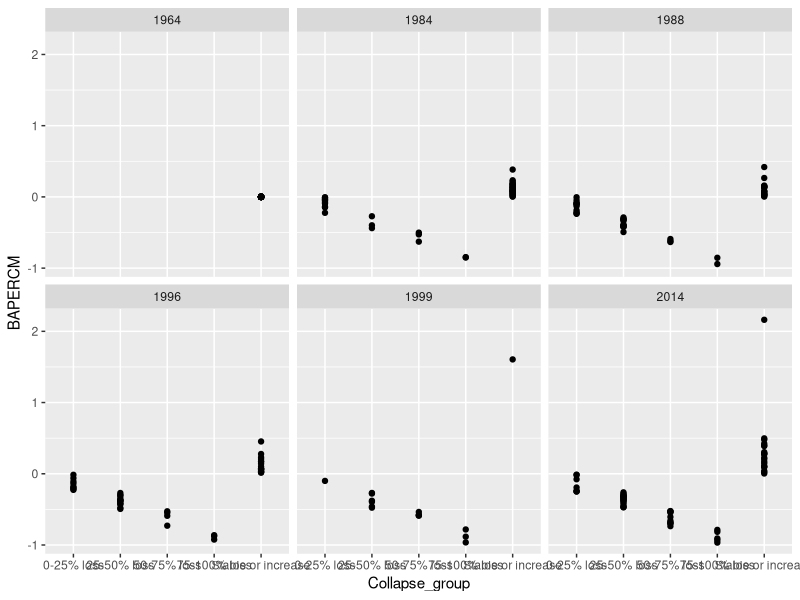
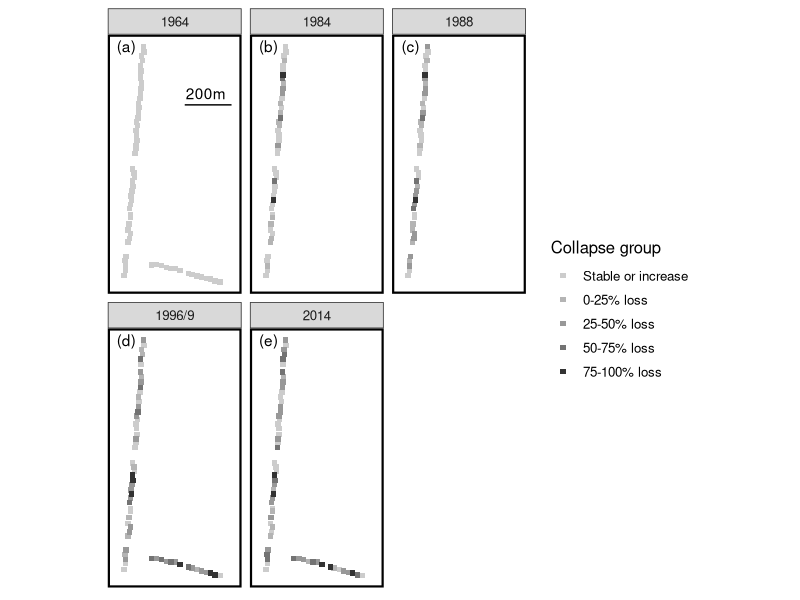

Source code (R) for these figures, in order: (Note: this script raises an error after producing the figures.)
#script to show location of collapsed plots over time

rm(list=ls(all=TRUE))

#open packages neeeded for exploration
library(ggplot2)
library(plyr)
library(reshape2)

#load data
Plots<-read.csv("Data/BA_tree_ab.csv")

head(Plots)

summary(Plots)

#classify plots by the degree to which they have collapsed
#1- stable or increase, 2 - 0-25% decrease, 3 - 25-50% decrease, 
#4 - 50-75% decrease, 5 75-100% decrease
Groups<-data.frame(max=c(-0.75,-0.50,-0.25,0,3),min=c(-1.00,-0.75,-0.50,-0.25,0),group=as.character(c("75-100% loss","50-75% loss","25-50% loss","0-25% loss","Stable or increase")))
Plots$Collapse_group<-"Empty"
Plots2<-NULL
for (i in 1:nrow(Groups)){
  Plot_sub<-subset(Plots,BAPERCM<Groups[i,1]&BAPERCM>=Groups[i,2])
  Plot_sub$Collapse_group<-as.character(Groups$group[i])
  Plots2<-rbind(Plot_sub,Plots2)
}

head(Plots2)


ggplot(Plots2,aes(Collapse_group,BAPERCM))+geom_point()+facet_wrap(~Year)

#change 1996 to 1999
Plots2$Year2<-NA
for (i in 1:nrow(Plots2)){
  Plots2$Year2[i]<-ifelse(Plots2$Year[i]==1996|Plots2$Year[i]==1999,"1996/9",Plots2$Year[i])
}


#reorder factor for collapse groups to plot from stable to most collapsed
Plots2$Collapse_group <- factor(Plots2$Collapse_group, c("Stable or increase","0-25% loss","25-50% loss","50-75% loss","75-100% loss"))

#add labels for text annotations
labs<-data.frame(x=min(Plots2$Easting)+10,y=max(Plots2$Northing),Year2=c("1964","1984","1988","1996/9","2014"),labs=c("(a)","(b)","(c)","(d)","(e)"))
  
#add scale bar
scale<-data.frame(x=max(Plots2$Easting)-150,y=max(Plots2$Northing)-250,Year2=c("1964"))




#plot location of plots grouped by collapse status
theme_set(theme_bw(base_size=12))
Collapse_map1<-ggplot(Plots2,aes(x=Easting,Northing,colour=as.factor(Collapse_group)))+geom_point(shape=15,size=1.5)+facet_wrap(~Year2)
Collapse_map2<-Collapse_map1+theme(panel.grid.major = element_blank(),panel.grid.minor = element_blank(),panel.border = element_rect(size=1.5,colour="black",fill=NA))
Collapse_map3<-Collapse_map2+scale_colour_grey("Collapse group",end=0.2,start=0.8)+
  theme(axis.text.x=element_blank(),
  axis.text.y=element_blank(),axis.ticks=element_blank(),
  axis.title.x=element_blank(),
  axis.title.y=element_blank())
Collapse_map4<-Collapse_map3+coord_fixed(ratio = 1)+xlim(c(432930,433450))+ geom_text(data=labs,aes(x, y, label=labs, group=NULL),colour="black")
Collapse_map4+geom_segment(data=scale,aes(x = x, y = y, xend = x+200, yend = y),colour="black")+geom_text(data=scale,aes(x+90, y+50, label="200m", group=NULL),colour="black")
ggsave("Figures/Collapse_map_groups.png",width = 8,height=6,units = "in",dpi=300)
Collapse_map4+ 
  theme(strip.background = element_blank(), strip.text = element_blank())
ggsave("Figures/Collapse_map_nolab.png",width = 8,height=6,units = "in",dpi=300)

